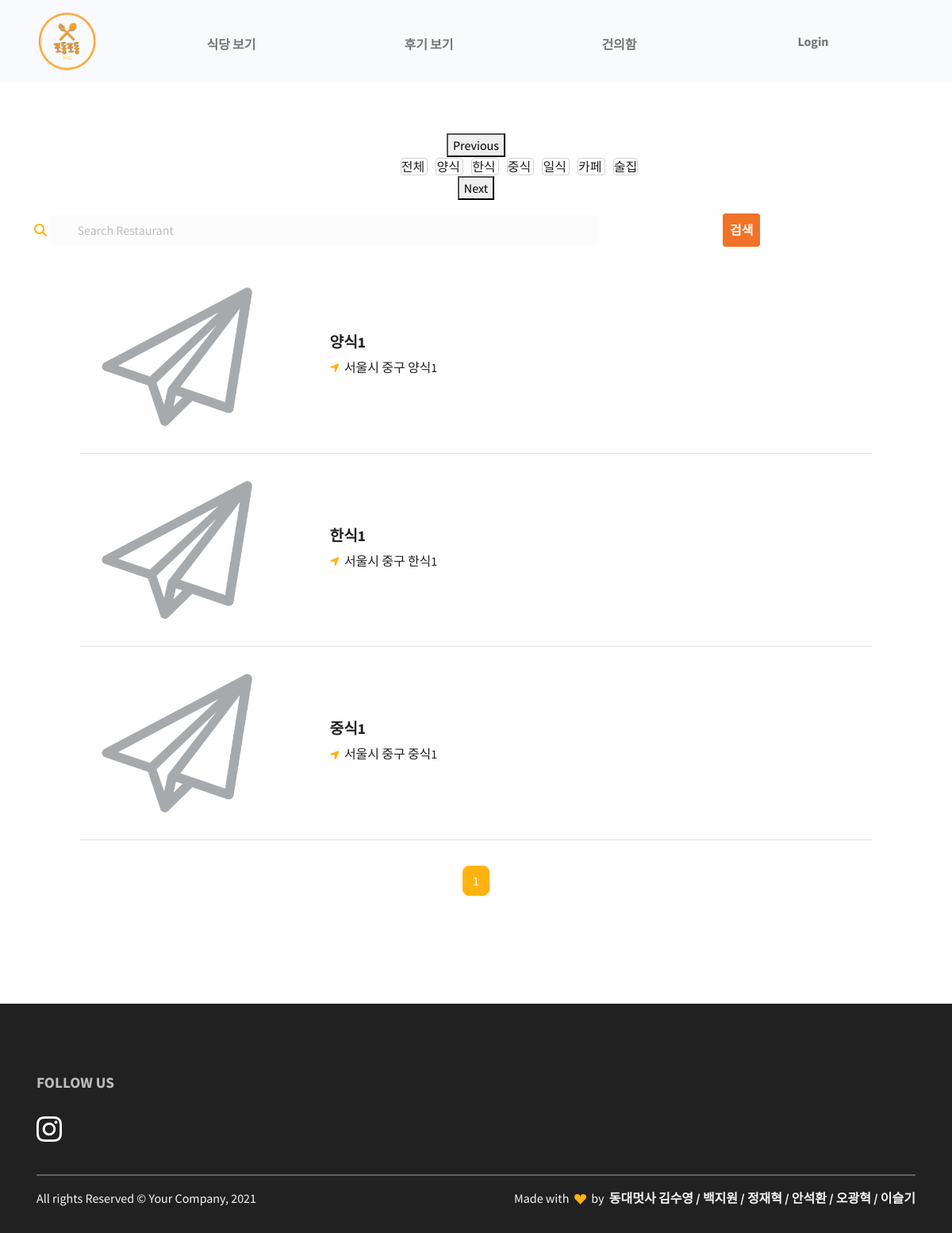
/restaurant/, run on an earlier commit of the app's database.
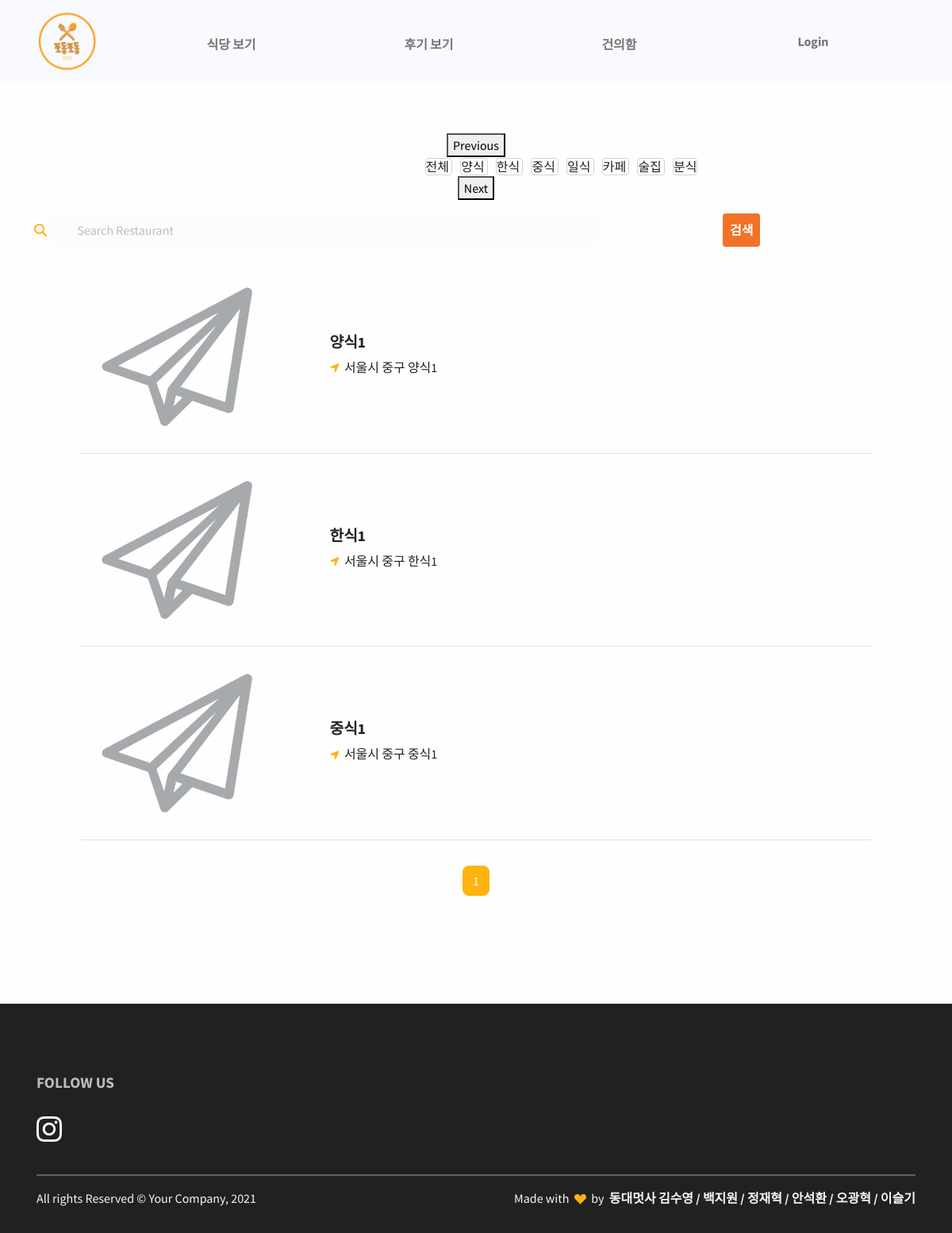
And on a later commit of the database.
### restaurant/models.py (models this page shows, shortened)
class Category(models.Model):
    id = models.AutoField(primary_key=True)
    name = models.CharField(max_length=20)

class Restaurant(models.Model):
    id = models.AutoField(primary_key=True)
    category = models.ForeignKey(Category, on_delete=models.CASCADE)
    name = models.CharField(max_length=30)
    location = models.CharField(max_length=100, blank=True)
    phone_number = models.CharField(max_length=15, blank=True)
    business_hour = models.CharField(max_length=150, blank=True)
    thumbnail = models.ImageField(upload_to='images/', blank=True)
    follow_users = models.ManyToManyField(settings.AUTH_USER_MODEL, blank=True, related_name="follow_restaurants")
    def get_absolute_url(self):
        return reverse('restaurant:restaurant_detail', args=[self.id])

### restaurant/views.py (the view)
# urls.py: path('', views.RestaurantListView.as_view(), name='restaurant_list'),
class RestaurantListView(ListView):
    model = Restaurant
    context_object_name = 'restaurant_list'
    template_name = 'restaurant/category.html'
    paginate_by = 10
    def get_context_data(self, *args, **kwargs):
        context = super().get_context_data(*args, **kwargs)
        context['category'] = Category.objects.all()
        restaurant = Restaurant.objects.all()
        page = self.request.GET.get('page', '1')
        paginator = Paginator(restaurant, '10')
        restaurant = paginator.page(page)
        context['restaurant_list'] = restaurant
        return context

### restaurant/templates/restaurant/category.html (shortened to what this page needs)
{% extends "base.html" %}
{% load static %}
{% block content %}
<section id="testimonial">
    <div class="container">
        <div class="row h-100">
            <div class="col-lg-7 mx-auto text-center mb-3 mt-5">
                <div class="responsive">
                    <a href="{% url 'restaurant:restaurant_list' %}" style="border:1px solid #ced4da; border-radius: 4px; margin: 5px;">
                        전체
                    </a>
                    {% for category in category %}
                        <a href="{% url 'restaurant:restaurant_list2' category.id %}" style="border:1px solid #ced4da; border-radius: 4px; margin: 5px;">
                            {{ category.name }}
                        </a>
                    {% endfor %}
                </div>
            </div>
        </div>
        <form action="{% url 'restaurant:search_resturant' %}" method="GET" class="row gx-2 gy-2 align-items-center mb-3">
            <table width="90%" align="center">
                <tr>
                    <td width="70%;">
                        <i class="fas fa-search input-box-icon text-primary"></i>
                        <input
                            class="col-lg-3 form-control border-0 input-box bg-100"
                            style="display: inline; width:80%;"
                            type="search"
                            placeholder="Search Restaurant"
                            aria-label="Search"
                            name="search_key"
                            id="search_key"
                            value="{{ search_key }}"
                        />
                    </td>
                    <td width="20%;">
                        <button class="btn btn-danger" type="submit" style="padding: 0.5rem;">
                            검색
                        </button>
                    </td>
                </tr>
            </table>
        </form>
        <table width="90%" align="center">
        {% for restaurant in restaurant_list %}
            <tr style="border-bottom: 1px solid #dee2e6;">
                <td style="width: 30%; padding: 10px;">
                    {% if restaurant.thumbnail %}
                    <a href="{{ restaurant.get_absolute_url }}" >
                        <img src="{{ restaurant.thumbnail.url }}" style="max-width: 80%; border-radius: 5px;">
                    </a>
                    {% else %}
                        <img src="{% static 'img/gallery/logo_black.png' %}" style="max-width: 80%; border-radius: 5px;">
                    {% endif %}
                </td>
                <td style="width: 70%; padding: 15px;">
                    <a href="{{ restaurant.get_absolute_url }}" >
                        <h5>{{ restaurant.name }}</h5>
                        <p class="mb-1">
                            <span class="text-primary fs--1 me-1">
                                <i class="fas fa-location-arrow"></i>
                            </span>
                            {{ restaurant.location }}
                        </p>
                    </a>
                </td>
            </tr>
        {% endfor %}
        </table>
        <div id="paging">
            <ul class="pagination justify-content-center" style="margin-top: 2rem;">
            {% for page_number in restaurant_list.paginator.page_range %}
                {% if page_number == restaurant_list.number %}
                <li class="page-item active" aria-current="page">
                    <a class="page-link" href="?page={{ page_number }}">{{ page_number }}</a>
                </li>
                {% else %}
                <li class="page-item">
                    <a class="page-link" href="?page={{ page_number }}">{{ page_number }}</a>
                </li>
                {% endif %}
            {% endfor %}
            </ul>
        </div>
    </div>
</section>
{% endblock %}

What changed in the data, as far as the page shows it:
added Category: name "분식"
